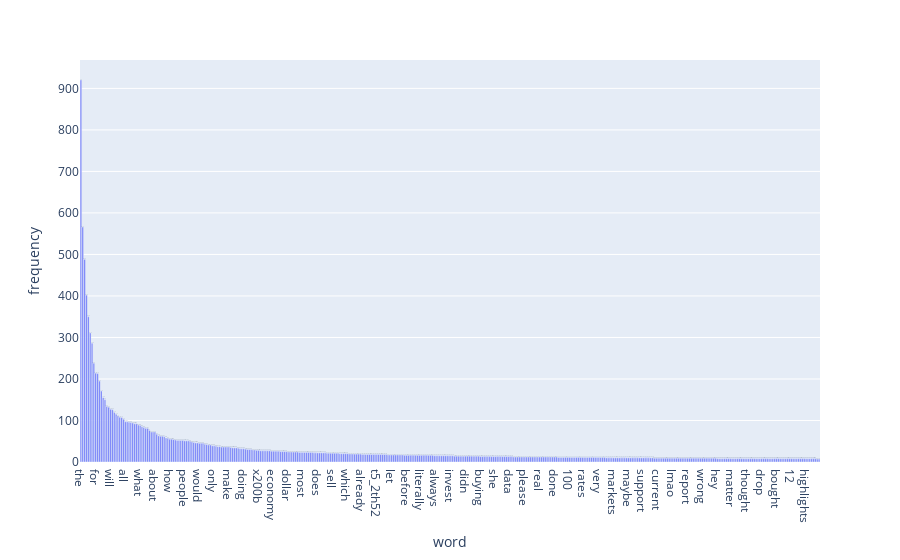

Notebook code cell kept with this figure:
### Markdown cell above
### **>>> Exercise 14:**  畫出長尾圖

### Code cell
sort_df = term_df.sort_values(by='frequency', ascending=False).head(400)

fig = px.bar(sort_df, y='frequency', x='word', text_auto='.2s')
fig.show()

### Figure 1 — Plotly figure (JSON) as saved in the notebook; plotly's stock layout.template omitted (floating-point values rounded to 4 significant figures; data arrays with more than 128 entries replaced by an {"elided": "..."} marker saying what was removed)
{"data": [{"hovertemplate": "word=%{x}<br>frequency=%{y}<extra></extra>", "legendgroup": "", "marker": {"color": "#636efa", "pattern": {"shape": ""}}, "name": "", "orientation": "v", "showlegend": false, "textposition": "auto", "texttemplate": "%{y:.2s}", "type": "bar", "x": {"elided": "400 str values"}, "xaxis": "x", "y": {"elided": "400 int values"}, "yaxis": "y"}], "layout": {"barmode": "relative", "legend": {"tracegroupgap": 0}, "margin": {"t": 60}, "xaxis": {"anchor": "y", "domain": [0, 1], "title": {"text": "word"}}, "yaxis": {"anchor": "x", "domain": [0, 1], "title": {"text": "frequency"}}}}
